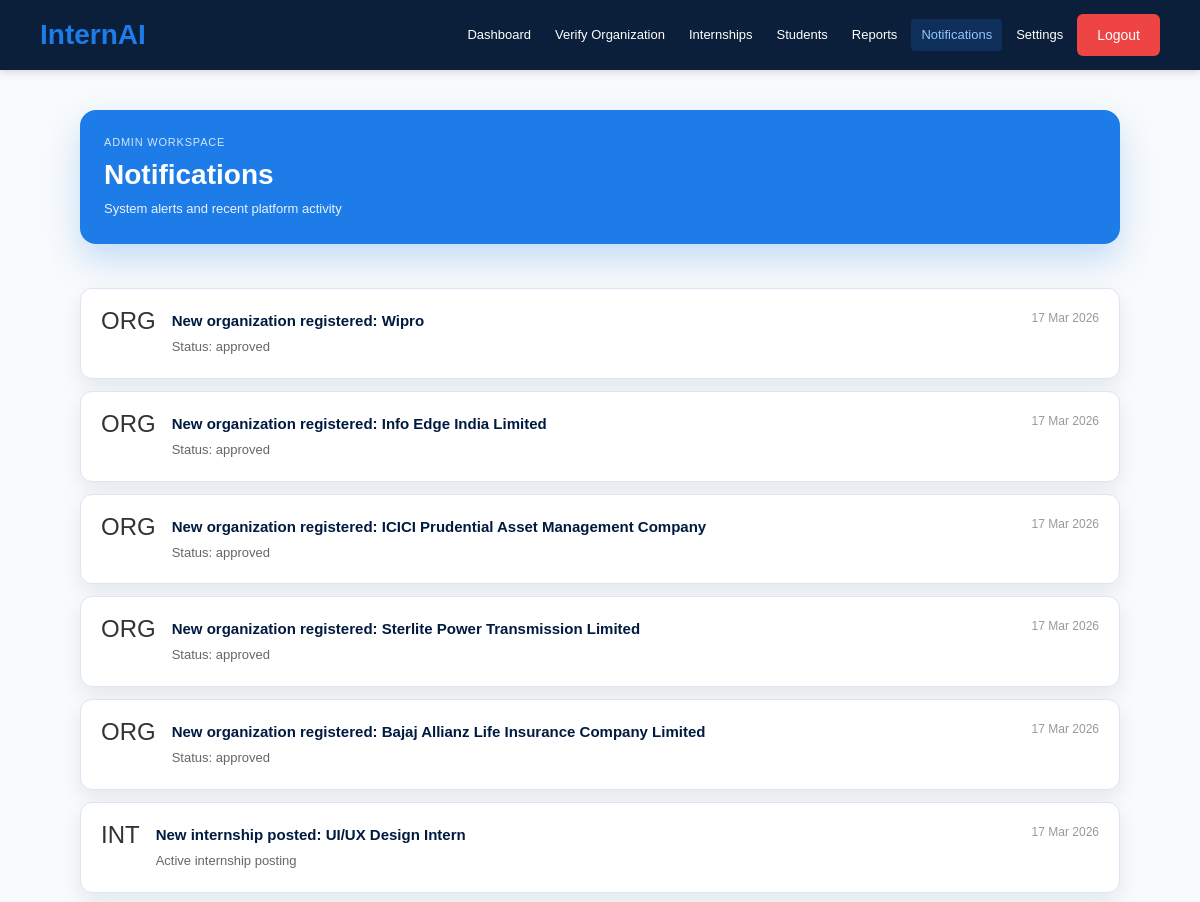
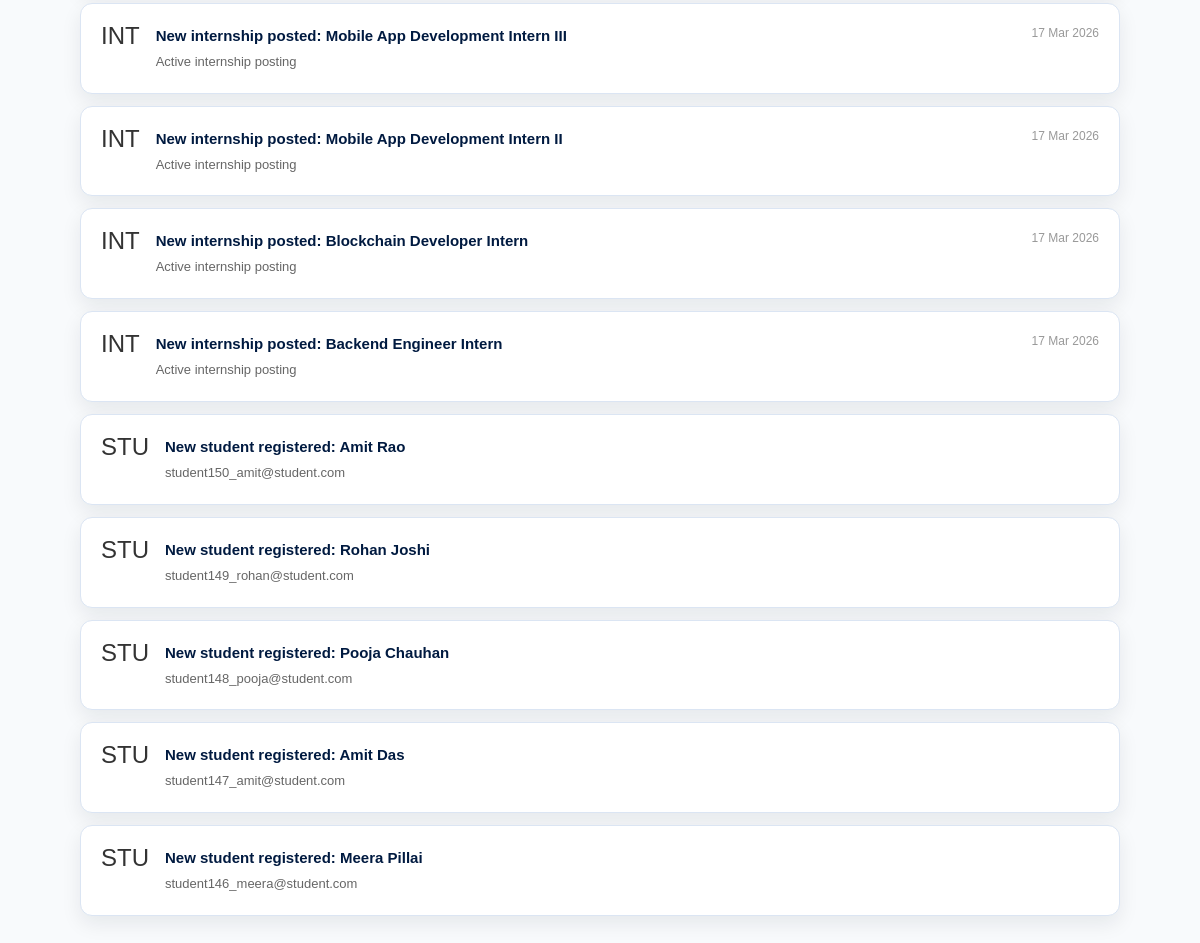
The app's page /admin/notifications (signed in) with its own data (2 pictures, top to bottom).
### app.py (models this page shows)
class User(UserMixin, db.Model):
    id = db.Column(db.Integer, primary_key=True)
    name = db.Column(db.String(100))
    email = db.Column(db.String(100), unique=True)
    password = db.Column(db.String(100))
    role = db.Column(db.String(20))  # student, organization, admin

### app.py (the view)
@app.route('/admin/notifications')
@login_required
@admin_required
def admin_notifications():
    notifications = []
    recent_orgs = Organization.query.order_by(Organization.created_at.desc()).limit(5).all()
    for org in recent_orgs:
        notifications.append({
            'icon': 'ORG',
            'title': f'New organization registered: {org.company_name}',
            'message': f'Status: {org.verification_status}',
            'color': '#fbbf24' if org.verification_status == 'pending' else '#22c55e',
            'time': org.created_at.strftime('%d %b %Y') if org.created_at else ''
        })
    recent_internships = Internship.query.order_by(Internship.created_at.desc()).limit(5).all()
    for internship in recent_internships:
        notifications.append({
            'icon': 'INT',
            'title': f'New internship posted: {internship.title}',
            'message': 'Active internship posting',
            'color': '#22c55e',
            'time': internship.created_at.strftime('%d %b %Y') if internship.created_at else ''
        })
    recent_students = User.query.filter_by(role='student').order_by(User.id.desc()).limit(5).all()
    for student in recent_students:
        notifications.append({
            'icon': 'STU',
            'title': f'New student registered: {student.name}',
            'message': student.email,
            'color': '#8b5cf6',
            'time': ''
        })
    return render_template('admin_notifications.html', notifications=notifications)

### app.py (called while the page is built)
def admin_required(f):
    @wraps(f)
    def decorated_function(*args, **kwargs):
        if not current_user.is_authenticated or current_user.role != 'admin':
            return redirect(url_for('home'))
        return f(*args, **kwargs)
    return decorated_function

@login_manager.user_loader
def load_user(user_id):
    return User.query.get(int(user_id))

### templates/admin_notifications.html
{% extends "base.html" %} {% block content %}
<div class="container admin-dashboard-page adm-dashboard-vertical">
  <main class="adm-main">
  <section class="adm-header-card adm-page-hero">
    <div>
      <p class="adm-header-tag">Admin Workspace</p>
      <h1 class="adm-title">Notifications</h1>
      <p class="adm-subtitle">System alerts and recent platform activity</p>
    </div>
  </section>
  {% if notifications %}
  <div style="display:flex;flex-direction:column;gap:12px;">
    {% for notif in notifications %}
    <div style="background:white;border:1px solid #e5e7eb;border-radius:8px;padding:20px;box-shadow:0 2px 8px rgba(0,0,0,0.08);display:flex;align-items:flex-start;gap:16px;border-left:4px solid {{ notif.color }};">
      <div style="font-size:24px;line-height:1;">{{ notif.icon }}</div>
      <div style="flex:1;">
        <p style="font-weight:600;color:#001a40;margin:0 0 4px 0;font-size:15px;">{{ notif.title }}</p>
        <p style="color:#666;margin:0;font-size:13px;">{{ notif.message }}</p>
      </div>
      <div style="color:#999;font-size:12px;white-space:nowrap;">{{ notif.time }}</div>
    </div>
    {% endfor %}
  </div>
  {% else %}
  <div class="empty-state">
    <p>No notifications</p>
    <p class="empty-state-note">New activity alerts will appear here</p>
  </div>
  {% endif %}
  </main>
</div>
{% endblock %}

### static/style.css (style rules this page uses)
* { margin: 0; padding: 0; box-sizing: border-box; font-family: Arial, sans-serif; }
body { background: #f8fafc; color: #0b1f3a; }

### static/admin.css (style rules this page uses)
:root { --primary-dark: #001a40; --primary-blue: #1e7ce8; --success: #22c55e; --danger: #ef4444; --warning: #fbbf24; --text-white: #ffffff; --text-dark: #333333; --text-light: #666666; --bg-white: #ffffff; --bg-light: #f1f5f9; --border-color: #e5e7eb; --shadow-sm: 0 2px 8px rgba(0, 0, 0, 0.08); --shadow-md: 0 4px 16px rgba(0, 0, 0, 0.12); --glass-border: rgba(30, 124, 232, 0.3); --glass-shadow: 0 4px 20px rgba(30, 124, 232, 0.12); --glass-shadow-hover: 0 8px 32px rgba(30, 124, 232, 0.28); --glass-bg: #ffffff; }
* { margin: 0; padding: 0; box-sizing: border-box; }
body { font-family: 'Segoe UI', Tahoma, Geneva, Verdana, sans-serif; background: #f8fafc; color: var(--text-dark); line-height: 1.6; }
.container { max-width: 1400px; margin: 0 auto; padding: 40px 20px; }
.admin-dashboard-page { max-width: 1440px; padding-top: 40px; }
.adm-main { display: flex; flex-direction: column; gap: 20px; }
.adm-header-card { border-radius: 16px; padding: 24px; background: #1e7ce8; color: #ffffff; box-shadow: 0 16px 34px rgba(30, 124, 232, 0.24); }
.adm-header-tag { font-size: 11px; letter-spacing: 0.8px; text-transform: uppercase; color: rgba(255, 255, 255, 0.8); margin-bottom: 6px; }
.adm-title { font-size: 30px; line-height: 1.2; margin-bottom: 8px; }
.adm-subtitle { color: rgba(255, 255, 255, 0.9); font-size: 13px; }
.adm-page-hero { margin-bottom: 22px; }
.adm-page-hero .adm-title { font-size: 28px; }
.admin-dashboard-page [style*="background:white"], .admin-dashboard-page [style*="background: white"] { border: 1px solid #dbe5f3 !important; border-radius: 12px !important; box-shadow: 0 8px 20px rgba(15, 23, 42, 0.08) !important; }
.adm-dashboard-vertical { max-width: 1220px; }
.adm-dashboard-vertical .adm-main { max-width: 1040px; margin: 0 auto; gap: 22px; }

### records on screen
User: icon "STU", title "New student registered: Amit Rao", message "student150_amit@student.com"
User: icon "STU", title "New student registered: Rohan Joshi", message "student149_rohan@student.com"
User: icon "STU", title "New student registered: Pooja Chauhan", message "student148_pooja@student.com"
User: icon "STU", title "New student registered: Amit Das", message "student147_amit@student.com"
User: icon "STU", title "New student registered: Meera Pillai", message "student146_meera@student.com"

### other values on screen
{{ label }} "Dashboard" "Verify Organization" "Internships" "Students" "Reports" "Notifications" "Settings"
{{ notif.icon }} "ORG" "ORG" "ORG" "ORG" "ORG" "INT" "INT" "INT" "INT" "INT"
{{ notif.title }} "New organization registered: Wipro" "New organization registered: Info Edge India Limited" "New organization registered: ICICI Prudential Asset Management Company" "New organization registered: Sterlite Power Transmission Limited" "New organization registered: Bajaj Allianz Life Insurance Company Limited" "New internship posted: UI/UX Design Intern" "New internship posted: Mobile App Development Intern III" "New internship posted: Mobile App Development Intern II" "New internship posted: Blockchain Developer Intern" "New internship posted: Backend Engineer Intern"
{{ notif.message }} "Status: approved" "Status: approved" "Status: approved" "Status: approved" "Status: approved" "Active internship posting" "Active internship posting" "Active internship posting" "Active internship posting" "Active internship posting"
{{ notif.time }} "17 Mar 2026" "17 Mar 2026" "17 Mar 2026" "17 Mar 2026" "17 Mar 2026" "17 Mar 2026" "17 Mar 2026" "17 Mar 2026" "17 Mar 2026" "17 Mar 2026"
